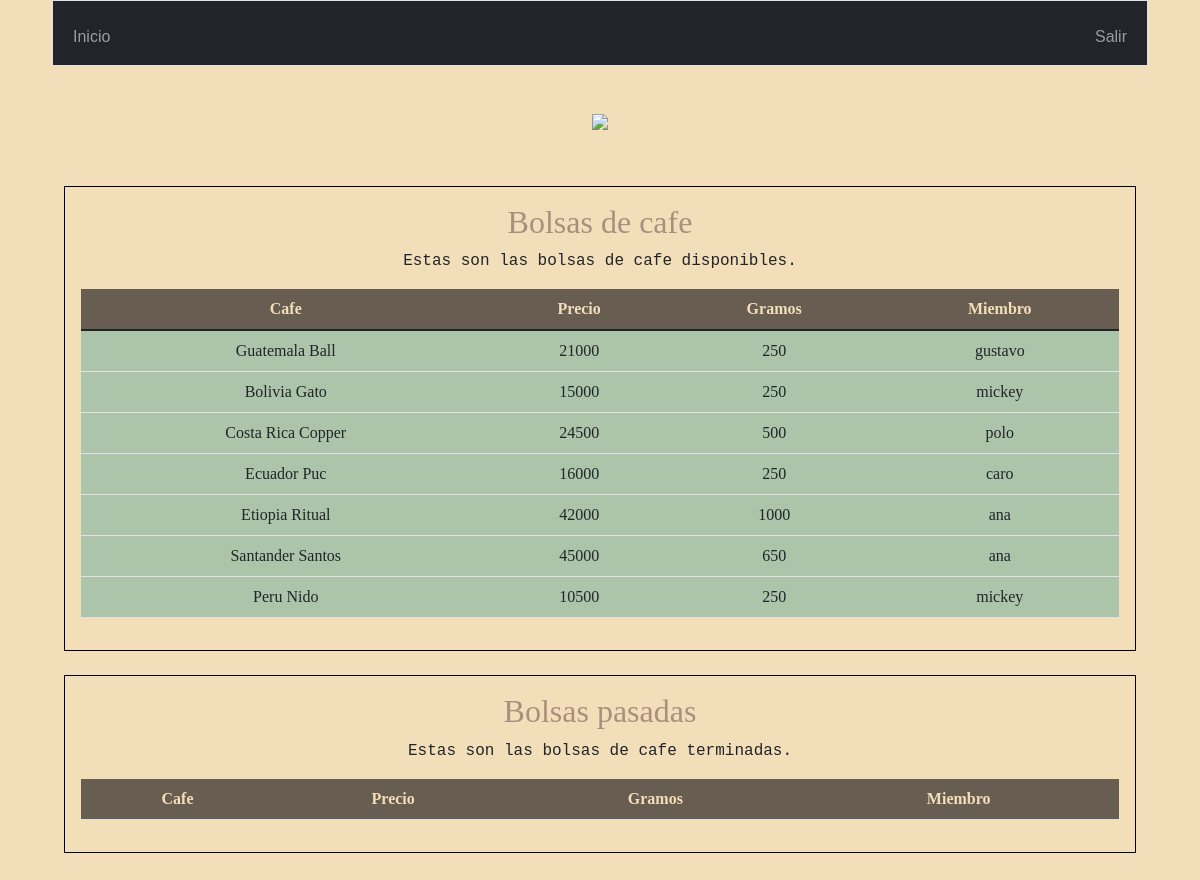
Page /bolsas (signed in) on the earlier database version.
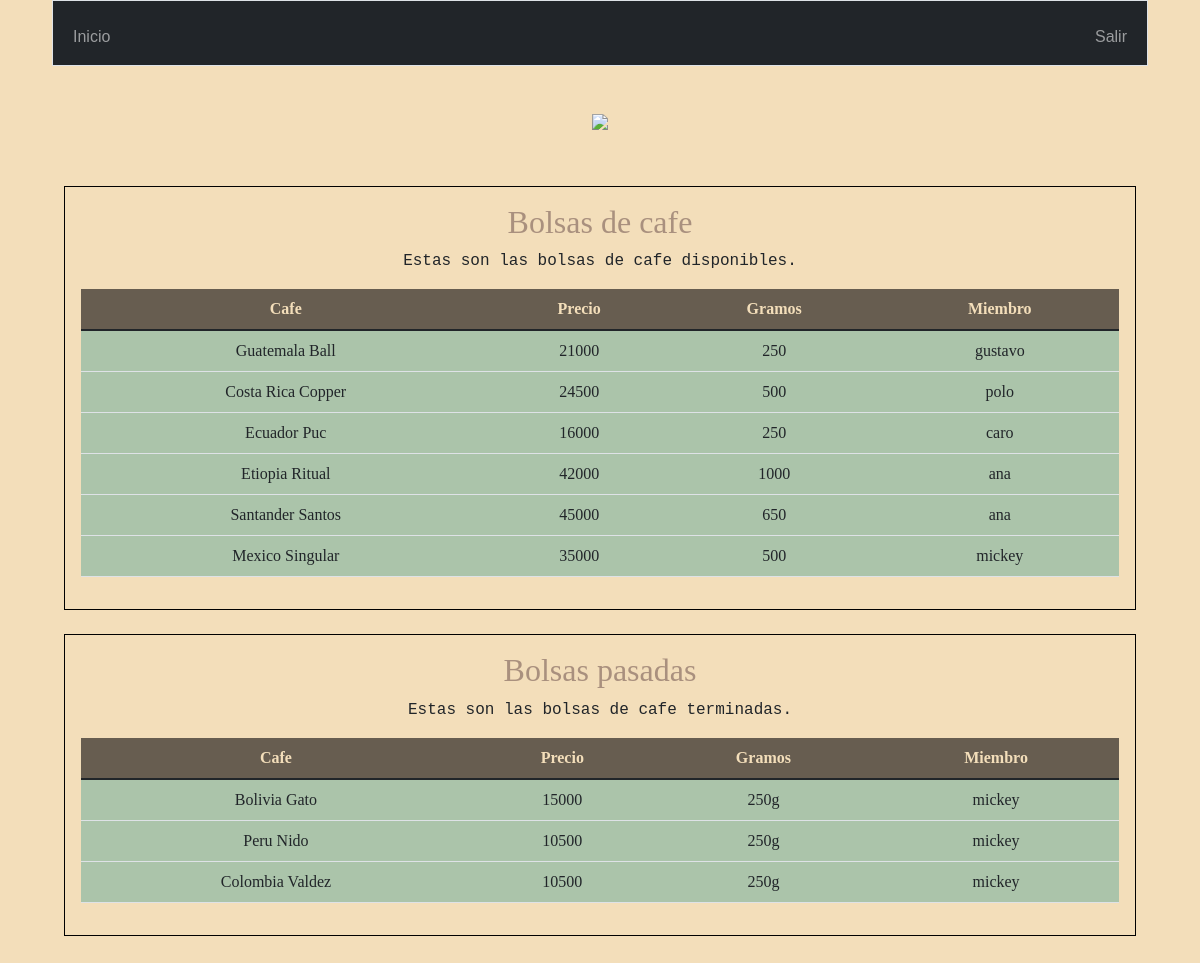
Same page on the later database version.
### tables this page shows
CREATE TABLE bolsas ( id INTEGER PRIMARY KEY AUTOINCREMENT NOT NULL, user_id INTEGER, origin TEXT, price INTEGER, grams INTEGER, toaster TEXT NOT NULL, date DATE, active TEXT NOT NULL, FOREIGN KEY(user_id) REFERENCES users(id));

CREATE TABLE users (id INTEGER PRIMARY KEY AUTOINCREMENT NOT NULL, username TEXT NOT NULL, hash TEXT NOT NULL);

### app.py (the view)
@app.route("/bolsas")
@login_required
def bolsas():
    bolsas = db.execute("SELECT origin, toaster, price AS precio, date AS fecha, users.id AS miembro, active, grams FROM bolsas JOIN users ON bolsas.user_id = users.id ")
    for bolsa in bolsas:
        n=bolsa["miembro"]
        temp = username(n)
        bolsa["miembro"]=temp
    bolsas_activas = []
    bolsas_pasadas = []
    for bolsa in bolsas:
        if bolsa["active"]=="YES":
            bolsas_activas.append(bolsa)
        else:
            bolsas_pasadas.append(bolsa)
    return render_template("bolsas.html", activas = bolsas_activas, pasadas = bolsas_pasadas)

### app.py (called while the page is built)
@app.after_request
def after_request(response):
    response.headers["Cache-Control"] = "no-cache, no-store, must-revalidate"
    response.headers["Expires"] = 0
    response.headers["Pragma"] = "no-cache"
    return response

### helpers.py (called while the page is built)
def login_required(f):
    @wraps(f)
    def decorated_function(*args, **kwargs):
        if session.get("user_id") is None:
            return redirect("/login")
        return f(*args, **kwargs)
    return decorated_function

def username(n):
    n = int(n)
    query = db.execute("SELECT username FROM users WHERE id=?", n)
    return query[0]["username"]

### templates/bolsas.html (shortened to what this page needs)
{% extends "layout.html" %}
{% block main %}
<div class="md-4">
<img class="img-fluid" src="static/cafe_roasted.png">
</div>
<div class="md-4 cuadro">
	<h2> Bolsas de cafe  </h2>
	<p> Estas son las bolsas de cafe disponibles.  </p>
	<table class="table table-stripped">
		<thead >
		<tr>
			<th scope="col"> Cafe </th>
			<th scope="col"> Precio  </th>
			<th scope="col"> Gramos  </th>
			<th scope="col"> Miembro </th>
		</tr>
		</thead>
		<tbody>
			{% for bolsa in activas %}
			<tr>
			<td> {{bolsa.origin}} {{bolsa.toaster}} </td>
			<td> {{ bolsa.precio}} </td>
			<td> {{ bolsa.grams}} </td>
			<td> {{ bolsa.miembro}} </td>
			</tr>
			{% endfor %}
		</tbody>
	</table>
</div>
<div class="md-4 cuadro">
	<h2> Bolsas pasadas  </h2>
	<p> Estas son las bolsas de cafe terminadas.  </p>
	<table class="table">
		<thead class="thead-dark">
		<tr>
			<th scope="col"> Cafe </th>
			<th scope="col"> Precio  </th>
			<th scope="col"> Gramos  </th>
			<th scope="col"> Miembro </th>
		</tr>
		</thead>
		<tbody>
			{% for bolsa in pasadas %}
			<tr>
			<td> {{bolsa.origin}} {{bolsa.toaster}} </td>
			<td> {{ bolsa.precio}} </td>
			<td> {{ bolsa.grams}}g </td>
			<td> {{ bolsa.miembro}} </td>
			</tr>
			{% endfor %}
		</tbody>
	</table>
</div>
{% endblock %}

Differences in the rows shown:
added bolsas: origin "Mexico", toaster "Singular", precio "35000", grams "500", miembro "mickey", shown under "Bolsas de cafe"
changed bolsas "Bolivia": moves from the list under "Bolsas de cafe" to the list under "Bolsas pasadas"
changed bolsas "Peru": moves from the list under "Bolsas de cafe" to the list under "Bolsas pasadas"
added bolsas: origin "Colombia", toaster "Valdez", precio "10500", grams "250", miembro "mickey", shown under "Bolsas pasadas"
